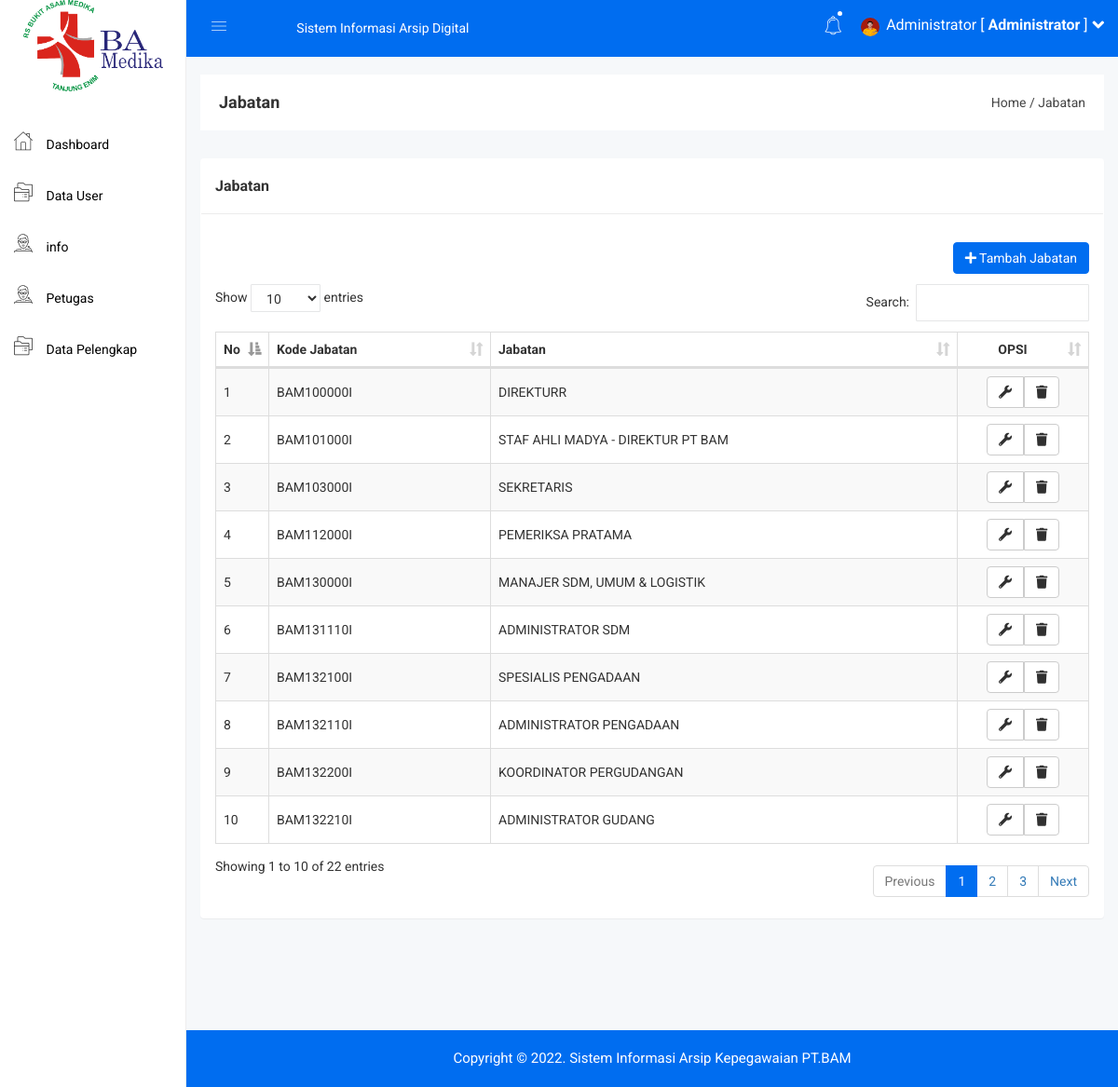
Page /admin/jabatan.php (signed in) on the committed database.
### tables this page shows
CREATE TABLE `jabatan` (
  `Kode_Jabatan` varchar(25) NOT NULL,
  `Nama_Jabatan` varchar(50) NOT NULL
);

### admin/jabatan.php (the view)
<?php include 'header.php'; ?>
<div class="breadcome-area">
    <div class="container-fluid">
        <div class="row">
            <div class="col-lg-12 col-md-12 col-sm-12 col-xs-12">
                <div class="breadcome-list">
                    <div class="row">
                        <div class="col-lg-6 col-md-6 col-sm-6 col-xs-12">
                            <div class="breadcome-heading">
                                <h4 style="margin-bottom: 0px">Jabatan</h4>
                            </div>
                        </div>
                        <div class="col-lg-6 col-md-6 col-sm-6 col-xs-12">
                            <ul class="breadcome-menu" style="padding-top: 0px">
                                <li><a href="#">Home</a> <span class="bread-slash">/</span></li>
                                <li><span class="bread-blod">Jabatan</span></li>
                            </ul>
                        </div>
                    </div>
                </div>
            </div>
        </div>
    </div>
</div>
<div class="container-fluid">
    <div class="panel panel">
        <div class="panel-heading">
            <h3 class="panel-title">Jabatan</h3>
        </div>
        <div class="panel-body">
            <div class="pull-right">
                <a href="jabatan_tambah.php" class="btn btn-primary"><i class="fa fa-plus"></i> Tambah Jabatan</a>
            </div>
            <br>
            <br>
            <br>
            <table id="table" class="table table-bordered table-striped table-hover table-datatable">
                <thead>
                    <tr>
                        <th width="1%">No</th>
                        <th>Kode Jabatan</th>
                        <th>Jabatan</th>
                        <th class="text-center" width="15%">OPSI</th>
                    </tr>
                </thead>
                <tbody>
                    <?php
                    include '../koneksi.php';
                    $no = 1;
                    $jabatan = mysqli_query($koneksi,"SELECT * FROM jabatan");
                    while($p = mysqli_fetch_array($jabatan)){
                        ?>
                        <tr>
                            <td><?php echo $no++; ?></td>
                            <td><?php echo $p['Kode_Jabatan'] ?></td>
                            <td><?php echo $p['Nama_Jabatan'] ?></td>
                            <td class="text-center">
                                <?php
                                if($p['Kode_Jabatan'] != NULL){
                                    ?>
                                    <div class="btn-group">
                                        <a href="jabatan_edit.php?id=<?php echo $p['Kode_Jabatan']; ?>" class="btn btn-default"><i class="fa fa-wrench"></i></a>
                                        <a href="jabatan_hapus.php?id=<?php echo $p['Kode_Jabatan']; ?>" class="btn btn-default"><i class="fa fa-trash"></i></a>
                                    </div>
                                    <?php
                                }
                                ?>
                            </td>
                        </tr>
                        <?php
                    }
                    ?>
                </tbody>
            </table>
        </div>
    </div>
</div>
<?php include 'footer.php'; ?>

### admin/header.php (shortened to what this page needs)
<!doctype html>
<html>
<head>
    <link rel="stylesheet" href="../assets/css/bootstrap.min.css">
    <link rel="stylesheet" href="../assets/css/font-awesome.min.css">
    <link rel="stylesheet" href="../assets/css/owl.carousel.css">
    <link rel="stylesheet" href="../assets/css/owl.theme.css">
    <link rel="stylesheet" href="../assets/css/owl.transitions.css">
    <link rel="stylesheet" href="../assets/css/animate.css">
    <link rel="stylesheet" href="../assets/css/normalize.css">
    <link rel="stylesheet" href="../assets/css/meanmenu.min.css">
    <link rel="stylesheet" href="../assets/css/main.css">
    <link rel="stylesheet" href="../assets/css/educate-custon-icon.css">
    <link rel="stylesheet" href="../assets/css/morrisjs/morris.css">
    <link rel="stylesheet" href="../assets/css/scrollbar/jquery.mCustomScrollbar.min.css">
    <link rel="stylesheet" href="../assets/css/metisMenu/metisMenu.min.css">
    <link rel="stylesheet" href="../assets/css/metisMenu/metisMenu-vertical.css">
    <link rel="stylesheet" href="../assets/css/calendar/fullcalendar.min.css">
    <link rel="stylesheet" href="../assets/css/calendar/fullcalendar.print.min.css">
    <link rel="stylesheet" href="../assets/style.css">
    <link rel="stylesheet" href="../assets/css/responsive.css">
    <link rel="stylesheet" href="../assets/css/style.css">
<link rel="stylesheet" href="https://use.fontawesome.com/releases/v5.7.2/css/all.css">
    <link rel="stylesheet" type="text/css" href="../assets/js/DataTables/datatables.css">
    <?php
    include '../koneksi.php';
    ?>
</head>
<body>
    <div class="left-sidebar-pro">
        <nav id="sidebar" class="">
            <div class="sidebar-header">
                <a href="index.html"><img class="main-logo" src="../assets/img/logo/logobaru.png" height="180" width="150"/></a>
            </div>
            <div class="left-custom-menu-adp-wrap comment-scrollbar">
                <nav class="sidebar-nav left-sidebar-menu-pro" style="margin-top: 30px">
                    <ul class="metismenu" id="menu1">
                        <li class="active">
                            <a href="index.php">
                                <span class="educate-icon educate-home icon-wrap"></span>
                                <span class="mini-click-non">Dashboard</span>
                            </a>
                        </li>
                        <li>
                            <a href="dt_user.php" aria-expanded="false"><span class="educate-icon educate-course icon-wrap sub-icon-mg" aria-hidden="true"></span> <span class="mini-click-non">Data User</span></a>
                        </li>
                        <li>
                            <a href="info.php" aria-expanded="false"><span class="educate-icon educate-professor icon-wrap sub-icon-mg" aria-hidden="true"></span> <span class="mini-click-non">info</span></a>
                        </li>
                        <li class="nav-item has-submenu">
                        <a class="nav-link" href="#"aria-expanded="false"><span class="educate-icon educate-professor icon-wrap sub-icon-mg" aria-hidden="true"></span> <span class="mini-click-non"> Petugas  </a>
                    </li>
                    <li class="nav-item has-submenu">
                        <a class="nav-link" href="#"aria-expanded="false"><span class="educate-icon educate-course icon-wrap sub-icon-mg" aria-hidden="true"></span> <span class="mini-click-non"> Data Pelengkap</span>  </a>
                    </li>
                    </ul>
                </nav>
            </div>
        </nav>
    </div>
    <div class="all-content-wrapper">
        <div class="container-fluid">
            <div class="row">
                <div class="col-lg-12 col-md-12 col-sm-12 col-xs-12">
                    <div class="logo-pro">
                        <a href="index.html"><img class="main-logo" src="../assets/img/logo/logo.png" alt="" /></a>
                    </div>
                </div>
            </div>
        </div>
        <div class="header-advance-area">
            <div class="header-top-area">
                <div class="container-fluid">
                    <div class="row">
                        <div class="col-lg-12 col-md-12 col-sm-12 col-xs-12">
                            <div class="header-top-wraper">
                                <div class="row">
                                    <div class="col-lg-1 col-md-0 col-sm-12 col-xs-12">
                                        <div class="menu-switcher-pro">
                                            <button type="button" id="sidebarCollapse" class="btn bar-button-pro header-drl-controller-btn btn-info navbar-btn">
                                                <i class="educate-icon educate-nav"></i>
                                            </button>
                                        </div>
                                    </div>
                                    <div class="col-lg-5 col-md-6 col-sm-12 col-xs-12">
                                        <div class="header-top-menu tabl-d-n">
                                            <ul class="nav navbar-nav mai-top-nav">
                                                <li class="nav-item"><a href="#" class="nav-link">Sistem Informasi Arsip Digital</a></li>
                                            </ul>
                                        </div>
                                    </div>
                                    <div class="col-lg-6 col-md-6 col-sm-12 col-xs-12">
                                        <div class="header-right-info">
                                            <ul class="nav navbar-nav mai-top-nav header-right-menu">
                                                <li class="nav-item">
                                                    <a href="#" data-toggle="dropdown" role="button" aria-expanded="false" class="nav-link dropdown-toggle"><i class="educate-icon educate-bell" aria-hidden="true"></i><span class="indicator-nt"></span></a>
                                            </li>
                                            <li class="nav-item">
                                                <a href="#" data-toggle="dropdown" role="button" aria-expanded="false" class="nav-link dropdown-toggle">
                                                    <?php
                                                    $id_admin = $_SESSION['id'];
                                                    $profil = mysqli_query($koneksi,"select * from admin where admin_id='$id_admin'");
                                                    $profil = mysqli_fetch_assoc($profil);
                                                    if($profil['admin_foto'] == ""){
                                                      ?>
                                                      <img src="../gambar/sistem/user.png" style="width: 20px;height: 20px">
                                                  <?php }else{ ?>
                                                    <img src="../gambar/admin/<?php echo $profil['admin_foto'] ?>" style="width: 20px;height: 20px">
                                                <?php } ?>
                                                <span class="admin-name"><?php echo $_SESSION['nama']; ?> [ <b>Administrator</b> ]</span>
                                                <i class="fa fa-angle-down edu-icon edu-down-arrow"></i>
                                            </a>
                                        </li>
                                    </ul>
                                </div>
                            </div>
                        </div>
                    </div>
                </div>
            </div>
        </div>
    </div>
</div>

### assets/css/main.css (style rules this page uses)
html { color: #222; font-size: 1em; line-height: 1.4; }
audio, canvas, iframe, img, svg, video { vertical-align: middle; }

### assets/css/metisMenu/metisMenu-vertical.css (style rules this page uses)
.sidebar-nav { background: #fff; }
.sidebar-nav ul { padding: 0; margin: 0; list-style: none; background: #f5f5f5; }
.sidebar-nav .metismenu { background: #fff; display: -webkit-box; display: -ms-flexbox; display: flex; -webkit-box-orient: vertical; -webkit-box-direction: normal; -ms-flex-direction: column; flex-direction: column; }
.sidebar-nav .metismenu li + li { margin-top: 5px; }
.sidebar-nav .metismenu li:last-child { margin-bottom: 5px; }
.sidebar-nav .metismenu > li { display: -webkit-box; display: -ms-flexbox; display: flex; -webkit-box-orient: vertical; -webkit-box-direction: normal; -ms-flex-direction: column; flex-direction: column; position: relative; }
.sidebar-nav .metismenu a { position: relative; display: block; padding: 13px 15px; color: #444; outline-width: 0; transition: all .3s ease-out; font-size:16px; font-weight:400; }
.sidebar-nav .metismenu li .icon-wrap { margin-right:5px; font-size:20px; color:#303030; }
.sidebar-nav .metismenu li .sub-icon-mg { margin-right:5px; font-size:16px; }

### assets/css/style.css (style rules this page uses)
table .btn { margin: 0px !important; }
.btn-primary { background: #006df0; color: white !important; border: 1px solid #006df0; }
.panel-heading { padding: 20px 15px; border-bottom: 1px solid #ececec; }
.sidebar-nav .metismenu a { position: relative; display: block; padding: 13px 15px; color: #000; outline-width: 0; transition: all .3s ease-out; font-size: 14px; font-weight: 400; }
.sidebar-nav .metismenu a > .icon-wrap { font-size: 20px; margin-right: 11px; }
#sidebar { border-right: 1px solid #eee; }
.all-content-wrapper { min-height: 500px; }
td { vertical-align: middle !important; }

### assets/js/DataTables/datatables.css (style rules this page uses)
table.dataTable { clear: both; margin-top: 6px !important; margin-bottom: 6px !important; max-width: none !important; border-collapse: separate !important; }
table.dataTable td, table.dataTable th { -webkit-box-sizing: content-box; box-sizing: content-box; }
table.dataTable thead > tr > th.sorting_asc, table.dataTable thead > tr > th.sorting_desc, table.dataTable thead > tr > th.sorting, table.dataTable thead > tr > td.sorting_asc, table.dataTable thead > tr > td.sorting_desc, table.dataTable thead > tr > td.sorting { padding-right: 30px; }
table.dataTable thead .sorting, table.dataTable thead .sorting_asc, table.dataTable thead .sorting_desc, table.dataTable thead .sorting_asc_disabled, table.dataTable thead .sorting_desc_disabled { cursor: pointer; position: relative; }
table.dataTable thead .sorting:after, table.dataTable thead .sorting_asc:after, table.dataTable thead .sorting_desc:after, table.dataTable thead .sorting_asc_disabled:after, table.dataTable thead .sorting_desc_disabled:after { position: absolute; bottom: 8px; right: 8px; display: block; font-family: 'Glyphicons Halflings'; opacity: 0.5; }
table.dataTable thead .sorting:after { opacity: 0.2; content: "\e150"; }
table.dataTable thead .sorting_asc:after { content: "\e155"; }
table.table-bordered.dataTable th, table.table-bordered.dataTable td { border-left-width: 0; }
table.table-bordered.dataTable th:last-child, table.table-bordered.dataTable th:last-child, table.table-bordered.dataTable td:last-child, table.table-bordered.dataTable td:last-child { border-right-width: 0; }
table.table-bordered.dataTable tbody th, table.table-bordered.dataTable tbody td { border-bottom-width: 0; }

### rows in the picture
jabatan: Kode_Jabatan "BAM100000I", Nama_Jabatan "DIREKTURR"
jabatan: Kode_Jabatan "BAM101000I", Nama_Jabatan "STAF AHLI MADYA - DIREKTUR PT BAM"
jabatan: Kode_Jabatan "BAM103000I", Nama_Jabatan "SEKRETARIS"
jabatan: Kode_Jabatan "BAM112000I", Nama_Jabatan "PEMERIKSA PRATAMA"
jabatan: Kode_Jabatan "BAM130000I", Nama_Jabatan "MANAJER SDM, UMUM & LOGISTIK"
jabatan: Kode_Jabatan "BAM131110I", Nama_Jabatan "ADMINISTRATOR SDM"
jabatan: Kode_Jabatan "BAM132100I", Nama_Jabatan "SPESIALIS PENGADAAN"
jabatan: Kode_Jabatan "BAM132110I", Nama_Jabatan "ADMINISTRATOR PENGADAAN"
jabatan: Kode_Jabatan "BAM132200I", Nama_Jabatan "KOORDINATOR PERGUDANGAN"
jabatan: Kode_Jabatan "BAM132210I", Nama_Jabatan "ADMINISTRATOR GUDANG"

### other values in the picture
$_SESSION['nama'] "Administrator"
